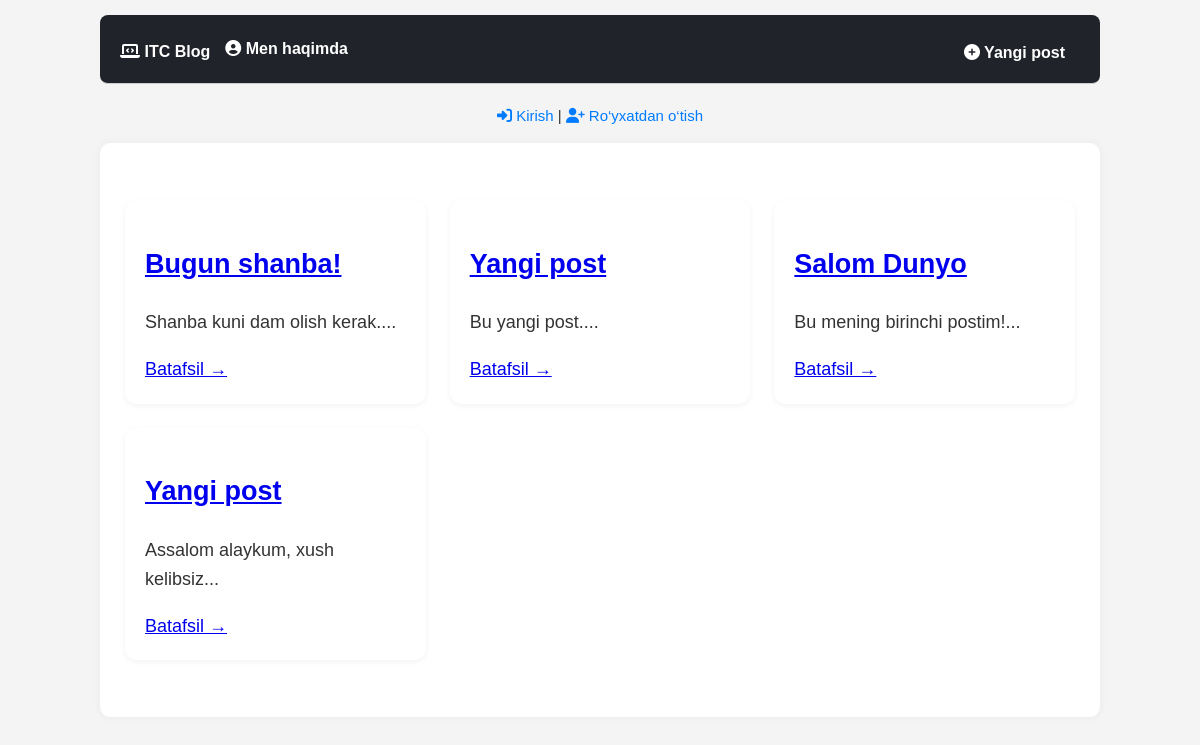
/, run on an earlier commit of the app's database.
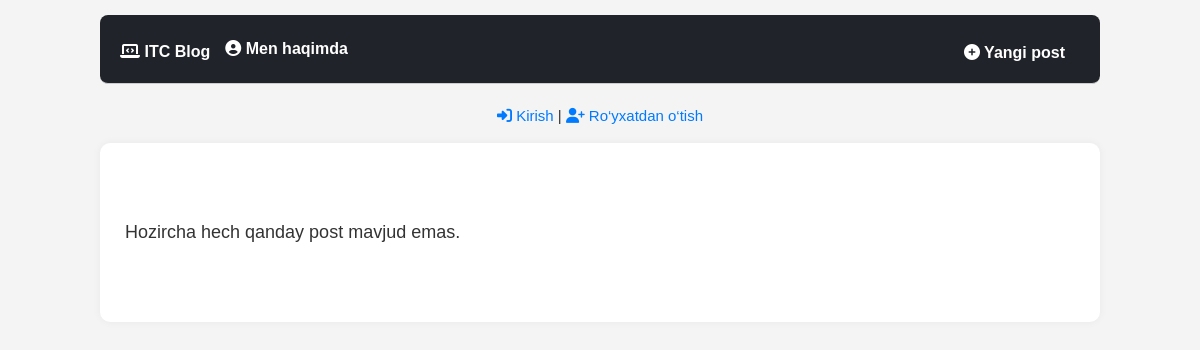
And on a later commit of the database.
### blog/models.py (models this page shows, shortened)
class Post(models.Model):
    title = models.CharField(max_length=200)
    author = models.ForeignKey(
        'auth.User',
        on_delete=models.CASCADE,
    )
    body = models.TextField()
    image = models.ImageField(upload_to='post_images/', null=True, blank=True)

### blog/views.py (the view)
# urls.py: path('', BlogListView.as_view(), name='home'),
class BlogListView(ListView):
    model = Post
    template_name = 'home.html'

### templates/home.html (shortened to what this page needs)
{% extends 'base.html' %}
{% block content %}
  <section class="post-list">
    {% for post in object_list %}
      <article class="post-card">
        <h2><a href="{% url 'post_detail' post.pk %}">{{ post.title }}</a></h2>
        <p>{{ post.body|slice:":100" }}...</p>
        <a class="read-more" href="{% url 'post_detail' post.pk %}">Batafsil →</a>
      </article>
    {% empty %}
      <p>Hozircha hech qanday post mavjud emas.</p>
    {% endfor %}
  </section>
{% endblock content %}

### templates/base.html (shortened to what this page needs)
<!DOCTYPE html>
{% load static %}
<html lang="uz">
<head>
  <link rel="stylesheet" href="https://cdnjs.cloudflare.com/ajax/libs/font-awesome/6.5.0/css/all.min.css">
<link rel="stylesheet" href="{% static 'css/base.css' %}">
</head>
<body>
  <div class="container">
    <header class="site-header">
      <div class="nav-left">
        <h1><a href="{% url 'home' %}"><i class="fas fa-laptop-code"></i> ITC Blog</a></h1>
        <a href="{% url 'about' %}"><i class="fas fa-user-circle"></i> Men haqimda</a>
      </div>
      <div class="nav-right">
        <a href="{% url 'post_new' %}"><i class="fas fa-plus-circle"></i> Yangi post</a>
      </div>
    </header>
    <div class="auth-block">
      {% if user.is_authenticated %}
        <p><i class="fas fa-user"></i> Salom, <strong>{{ user.username }}</strong>!</p>
        <p><a href="{% url 'logout' %}"><i class="fas fa-sign-out-alt"></i> Chiqish</a></p>
      {% else %}
        <p>
          <a href="{% url 'login' %}"><i class="fas fa-sign-in-alt"></i> Kirish</a> |
          <a href="{% url 'signup' %}"><i class="fas fa-user-plus"></i> Ro‘yxatdan o‘tish</a>
        </p>
      {% endif %}
    </div>
    <main>
      {% block content %}
      {% endblock content %}
    </main>
  </div>
</body>
</html>

### static/css/base.css (style rules this page uses)
:root { --color-primary: #228B22; --color-accent: #007bff; --color-hover: #e60023; --text-color: #333; --border-color: #ccc; --font-family: 'Noto Sans JP', sans-serif; --bg-light: #f9f9f9; --card-radius: 12px; --shadow-light: 0 2px 6px rgba(0, 0, 0, 0.05); --shadow-hover: 0 6px 16px rgba(0, 0, 0, 0.1); }
body { font-family: var(--font-family); font-size: clamp(1rem, 1.5vw, 1.125rem); color: var(--text-color); background-color: var(--bg-light); margin: 0; padding: 0 1rem; line-height: 1.6; }
header { display: flex; flex-wrap: wrap; justify-content: space-between; align-items: center; padding: 1rem 0; background: #fff; border-bottom: 1px solid var(--border-color); }
header h1 a { color: var(--color-primary); text-decoration: none; transition: 0.3s; }
.nav-right { display: flex; flex-wrap: wrap; gap: 1rem; margin-top: 0.5rem; }
.post-list { display: grid; grid-template-columns: repeat(auto-fit, minmax(280px, 1fr)); gap: 1.5rem; padding: 2rem 0; }

### templates/base.html (style rules this page uses)
body { font-family: 'Noto Sans JP', sans-serif; background-color: #f4f4f4; margin: 0; padding: 0; }
.container { max-width: 1000px; margin: auto; padding: 15px; }
.site-header { display: flex; flex-wrap: wrap; justify-content: space-between; align-items: center; background-color: #20232a; color: white; padding: 15px 20px; border-radius: 8px; margin-bottom: 20px; }
.site-header h1 { margin: 0; font-size: 1.5rem; }
.nav-left, .nav-right { display: flex; align-items: center; flex-wrap: wrap; }
.nav-left a, .nav-right a { color: white; text-decoration: none; margin-right: 15px; font-weight: bold; font-size: 1rem; }
.auth-block { margin-bottom: 15px; font-size: 15px; text-align: center; }
.auth-block a { color: #007bff; text-decoration: none; }
main { background-color: white; padding: 25px; border-radius: 10px; box-shadow: 0 0 8px rgba(0,0,0,0.05); }

What changed in the data, as far as the page shows it:
removed Post: title "Bugun shanba!", body "Shanba kuni dam olish kerak."
removed Post: title "Yangi post", body "Bu yangi post."
removed Post: title "Salom Dunyo", body "Bu mening birinchi postim!"
removed Post: title "Yangi post", body "Assalom alaykum, xush kelibsiz"
Also different on the page:
text now shown: "Hozircha hech qanday post mavjud emas."
